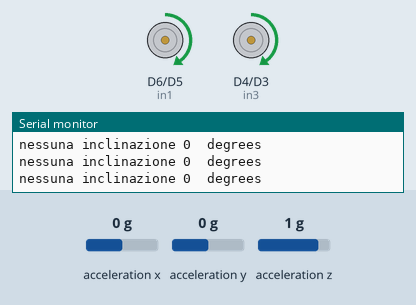
Bench run of a sketch on a simulated Arduino Nano 33 BLE. On the bench: motor-driver pin pairs drawn as motors (green arrow = first pin HIGH = forward, orange = second pin HIGH = backward, longer = more drive, scaled by the enable pin), the last lines printed to the serial monitor. Inputs (shaded band) come from the test bench; at power-on: acceleration y 0 g, acceleration x 0 g, acceleration z 1 g.

Above: at 1.2 s.
1.3 s: acceleration y set to -1.4 g
At 2.5 s:
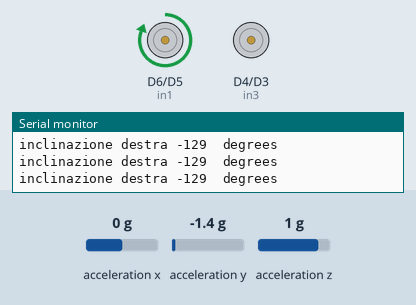
2.8 s: acceleration y set to 0.8 g
At 3.7 s:
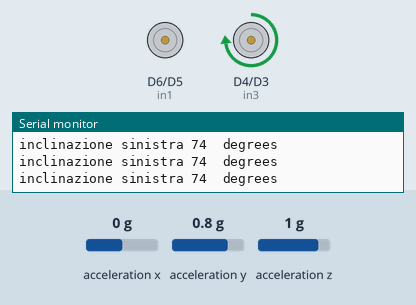
4.3 s: acceleration y set to -0.8 g
At 4.7 s:
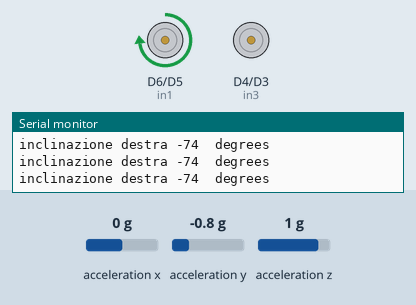
5.8 s: acceleration y set to 0.2 g
At 6.8 s:
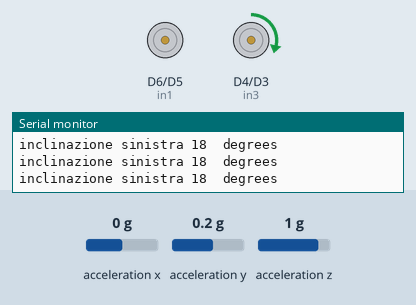
7.3 s: acceleration y set to -0.2 g
At 7.8 s:
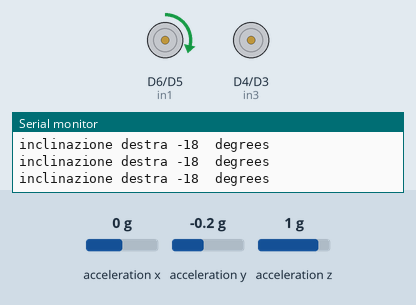
8.8 s: acceleration y set to 0 g
At 10.0 s:
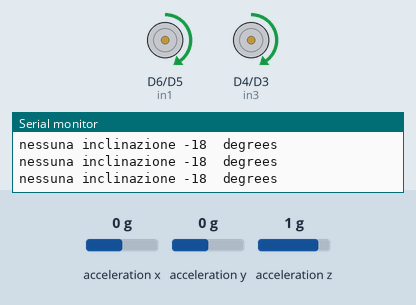
Timing chart, 0 to 11.3 s (numbered marks = the images above; inputs shaded):
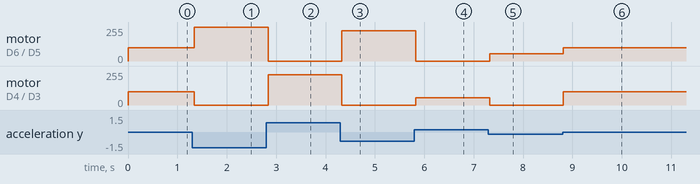

The sketch:

accelerometer_with_remap_motor.ino
```cpp
#include <Arduino_LSM9DS1.h>

float x, y, z;
float vel=0;
int degreesX = 0;
int degreesY = 0;
//motore b : motore adibito all'inclinazione angolare da 0 a +90°
int enB = 10;
int in1 = 6;
int in2 = 5;
//motore a: motore adibito all'inclinazione da 0 a -90°
int in3 = 4;
int in4 = 3;
int enA = 9;

void setup() {
  // inizializzazione seriale
  Serial.begin(9600);
  while (!Serial);
  Serial.println("Started");
  // inizializzazione IMU
  if (!IMU.begin()) {
    Serial.println("Failed to initialize IMU!");
    while (1);
  }

  // stampa dei parametri relativi all'accelerometro sul monitor seriale
  Serial.print("Accelerometer sample rate = ");
  Serial.print(IMU.accelerationSampleRate());
  Serial.println("Hz");

  //impostazione dei motori come output
  pinMode(enA, OUTPUT);
  pinMode(enB, OUTPUT);
  pinMode(in1, OUTPUT);
  pinMode(in2, OUTPUT);
  pinMode(in3, OUTPUT);
  pinMode(in4, OUTPUT);
}

void loop() {
  // lettura dei dati forniti dall'accelerometro ,se disponibili
  if (IMU.accelerationAvailable()) {
    IMU.readAcceleration(x, y, z);

  }
  // accesione dei motori
  digitalWrite(in1, HIGH);
  digitalWrite(in2, LOW);
  digitalWrite(in3, HIGH);
  digitalWrite(in4, LOW);

  // inclinazione sull'asse positivo delle y
  if (y > 0.1) {
    y = 100 * y;
    degreesY = map(y, 0, 97, 0, 90);// mappatura dei valori forniti da arduino sui gradi di inclinazione
    Serial.print("inclinazione sinistra ");
    Serial.print(degreesY);
    Serial.println("  degrees");
    vel = map(y, 0, 90, 0, 255); // mappatura dei valori di velocita' del motore in base ai gradi di inclinazione
    digitalWrite(in1, LOW); // motore di destra spento
    digitalWrite(in2, LOW);

  // imposta la velocità in base al valore dei gradi di inclinazione range: (0~255)
  analogWrite(enB, vel);

  }
  // inclinazione sull'asse negativo delle y
  if (y < -0.1) {
    y = 100 * y;
    degreesY = map(y, 0, -97, 0, -90);
    Serial.print("inclinazione destra ");
    Serial.print(degreesY);
    Serial.println("  degrees");
    vel = map(y, 0, -90, 0, 255);
    digitalWrite(in3, LOW); // motore di sinistra spento
    digitalWrite(in4, LOW);
    analogWrite(enA, vel);


  }
  // arduino statico nessuna o quasi inclinazione
  if(y<=0.1 && y>=-0.1){
    x = 100 * y;
    degreesX = map(y, 0, 97, 0, 90);
    Serial.print("nessuna inclinazione ");
    Serial.print(degreesY);
    Serial.println("  degrees");

  // impostazione della velocita' costante
  analogWrite(enA, 100);

  // impostazione della velocita' costante
  analogWrite(enB,100);
  }

  delay(50); // pausa necessaria per la visualizzazione corretta sul monitor seriale
}
```

Measured:
- after the input at 1.3 s, motor on D6 (in1) / D5 (in2): forward 100/255 → forward 255/255 at once; motor on D4 (in3) / D3 (in4): forward 100/255 → stopped at once
- after the input at 2.8 s, motor on D6 (in1) / D5 (in2): forward 255/255 → stopped at once; motor on D4 (in3) / D3 (in4): stopped → forward 226/255 at once
- after the input at 4.3 s, motor on D6 (in1) / D5 (in2): stopped → forward 226/255 at once; motor on D4 (in3) / D3 (in4): forward 226/255 → stopped at once
- after the input at 5.8 s, motor on D6 (in1) / D5 (in2): forward 226/255 → stopped at once; motor on D4 (in3) / D3 (in4): stopped → forward 56/255 at once
- after the input at 7.3 s, motor on D6 (in1) / D5 (in2): stopped → forward 56/255 at once; motor on D4 (in3) / D3 (in4): forward 56/255 → stopped at once
- after the input at 8.8 s, motor on D6 (in1) / D5 (in2): forward 56/255 → forward 100/255 at once; motor on D4 (in3) / D3 (in4): stopped → forward 100/255 at once
